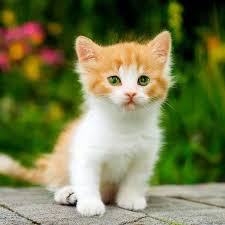
#> input picture zadanie_day1/images.jpeg, 225 x 225 px, found by its file name
$ jupyter execute practika_day1.ipynb
#> lines starting #> are read from the running program, lines starting #| are printed output that depends on the picture; after the words box and inside, x2 and y2 are one past the last pixel; in counts of white or black regions, pixels touching at a corner belong together
[cell 1]
import numpy as np
import cv2

[cell 2]
img = '/Users/roman/VScode/images.jpeg'
img = cv2.imread(img)
#> img is the input picture: shape (225, 225, 3); mean B, G, R 78.7, 122.9, 117.6
img = np.array(img)
print(img.shape)
#| (225, 225, 3)
print(img.dtype)
#| uint8
print(img.size)
#| 151875
print(img.ndim)
#| 3

[cell 3]
import matplotlib.pyplot as plt

blue_chanel = img[:,:,0]
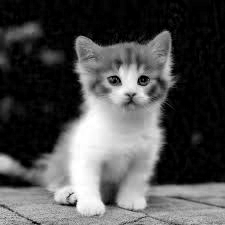
#> blue_chanel: shape (225, 225); min 0, max 255, mean 78.7
blue_img = np.zeros_like(img)
blue_img[:,:,0] = blue_chanel
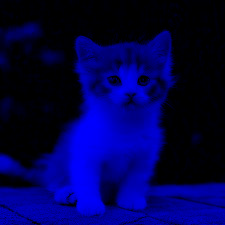
#> blue_img: shape (225, 225, 3); mean of channels 0, 1, 2 78.7, 0, 0; drawn as B, G, R
blue_img_rgb = cv2.cvtColor(blue_img, cv2.COLOR_BGR2RGB)
plt.imshow(blue_img_rgb)
plt.title('Blue Image')
plt.axis('off')
plt.show()

[cell 4]
from scipy.ndimage import gaussian_filter

img_with_gaussian_noise = gaussian_filter(img.astype(float), sigma=2)
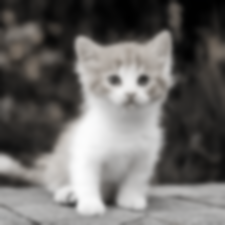
#> img_with_gaussian_noise: shape (225, 225, 3) float64; mean B, G, R 104.2, 106.4, 108.6
img_with_gaussian_noise = np.clip(img_with_gaussian_noise, 0, 255).astype(np.uint8)

height, width = img_with_gaussian_noise.shape[:2]
#> height = 225; width = 225
img_resized = cv2.resize(img_with_gaussian_noise, (width//2, height//2))

h, w = img_resized.shape[:2]
#> h = 112; w = 112
crop_x, crop_y = w // 5, h // 5
#> crop_x = 22; crop_y = 22
crop_w, crop_h = w * 3 // 5, h * 3 // 5
#> crop_w = 67; crop_h = 67
img_cropped = img_resized[crop_y:crop_y+crop_h, crop_x:crop_x+crop_w]

img_rgb = cv2.cvtColor(img_cropped, cv2.COLOR_BGR2RGB)

img_gray = cv2.cvtColor(img_cropped, cv2.COLOR_BGR2GRAY)
_, thresh_binary = cv2.threshold(img_gray, 127, 255, cv2.THRESH_BINARY)
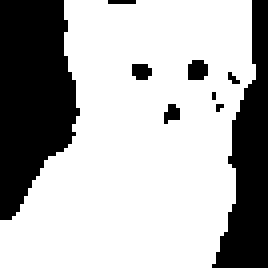
#> thresh_binary: shape (67, 67) (shown 4 times larger); 69.4% white; 9 black regions (6 under 20 px), largest, box (x1, y1, x2, y2) and area: (0, 0, 20, 55) 802, (53, 0, 67, 67) 502, (47, 15, 52, 20) 22

kernel = cv2.getStructuringElement(cv2.MORPH_ELLIPSE, (5, 5))
morph = cv2.morphologyEx(thresh_binary, cv2.MORPH_OPEN, kernel)
#> morph: shape (67, 67); 69.1% white; 7 black regions (4 under 20 px), largest, box (x1, y1, x2, y2) and area: (0, 0, 20, 55) 804, (53, 0, 67, 67) 522, (47, 15, 52, 20) 22
morph = cv2.morphologyEx(morph, cv2.MORPH_CLOSE, kernel)
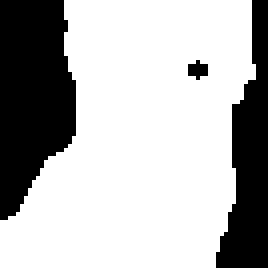
#> morph: shape (67, 67) (shown 4 times larger); 70.5% white; 3 black regions (1 under 20 px)

contours, _ = cv2.findContours(morph, cv2.RETR_EXTERNAL, cv2.CHAIN_APPROX_SIMPLE)
#> contours = 1 contour; box (x1, y1, x2, y2) and area: (0, 0, 64, 67) 3062

[cell 5]
#сгенерированно
if contours:
    largest_contour = max(contours, key=cv2.contourArea)
#> largest_contour = contour of 56 points, box (x1, y1, x2, y2) (0, 0, 64, 67), area 3062
    area = cv2.contourArea(largest_contour)
#> area = 3061.5
    M = cv2.moments(largest_contour)
#> M = moments, m00 3061.5, centre m10/m00, m01/m00 = (34.79, 34.36)

    if M['m00'] > 0:
        center_x = int(M['m10'] / M['m00'])
#> center_x = 34
        center_y = int(M['m01'] / M['m00'])
#> center_y = 34
    else:
        center_x, center_y = 0, 0

    print(f"Площадь объекта: {area:.2f} пикселей")
#| Площадь объекта: 3061.50 пикселей
    print(f"Центр объекта: ({center_x}, {center_y})")
#| Центр объекта: (34, 34)

    fig, axes = plt.subplots(2, 3, figsize=(15, 10))

    axes[0, 0].imshow(img_rgb)
    axes[0, 0].set_title('Исходное изображение (RGB)')
    axes[0, 0].axis('off')

    axes[0, 1].imshow(img_with_gaussian_noise)
    axes[0, 1].set_title('С гаусовским шумом')
    axes[0, 1].axis('off')

    axes[0, 2].imshow(img_gray, cmap='gray')
    axes[0, 2].set_title('Серое изображение')
    axes[0, 2].axis('off')

    axes[1, 0].imshow(thresh_binary, cmap='gray')
    axes[1, 0].set_title('Пороговая обработка')
    axes[1, 0].axis('off')

    axes[1, 1].imshow(morph, cmap='gray')
    axes[1, 1].set_title('После морфологических операций')
    axes[1, 1].axis('off')

    result = img_rgb.copy()
    cv2.drawContours(result, [largest_contour], 0, (0, 255, 0), 2)
#> result: shape (67, 67, 3); mean R, G, B 128.9, 163.9, 124.6
    cv2.circle(result, (center_x, center_y), 5, (255, 0, 0), -1)
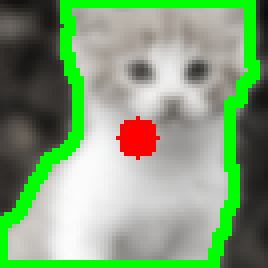
#> result: shape (67, 67, 3) (shown 4 times larger); mean R, G, B 130.1, 160.5, 121.2
    axes[1, 2].imshow(result)
    axes[1, 2].set_title(f'Объект (площадь: {area:.0f}, центр: ({center_x}, {center_y}))')
    axes[1, 2].axis('off')

    plt.tight_layout()
    plt.show()
#> figure, not shown here; B, G, R data is drawn as R, G, B
else:
    print("Контуры не найдены")

[cell 6]
img_1 = cv2.imread('/Users/roman/VScode/images_1.jpeg')
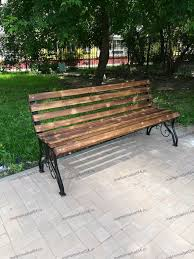
#> input picture zadanie_day1/images_1.jpeg, 194 x 259 px, found by its file name
#> img_1 is the input picture: shape (259, 194, 3); mean B, G, R 110.8, 127.5, 125.5
img_1 = np.array(img_1)
print(img_1.shape)
#| (259, 194, 3)
print(img_1.dtype)
#| uint8
print(img_1.size)
#| 150738
print(img_1.ndim)
#| 3

img_1_rgb = cv2.cvtColor(img_1, cv2.COLOR_BGR2RGB)
plt.imshow(img_1_rgb)
plt.title('Исходное изображение')
plt.axis('off')
plt.show()

[cell 7]
img_1_cleaned = cv2.medianBlur(img_1, 5)

h1, w1 = img_1_cleaned.shape[:2]
#> h1 = 259; w1 = 194
img_1_resized = cv2.resize(img_1_cleaned, (w1, h1))

h, w = img_1_resized.shape[:2]
#> h = 259; w = 194
crop_x, crop_y = w // 5, h // 5
#> crop_x = 38; crop_y = 51
crop_w, crop_h = w * 3 // 5, h * 3 // 5
#> crop_w = 116
img_1_cropped = img_1_resized[crop_y:crop_y+crop_h, crop_x:crop_x+crop_w]

img_1_rgb = cv2.cvtColor(img_1_cropped, cv2.COLOR_BGR2RGB)
#> img_1_rgb: shape (155, 116, 3)

img_1_gray = cv2.cvtColor(img_1_cropped, cv2.COLOR_BGR2GRAY)
img_1_eq = cv2.equalizeHist(img_1_gray)
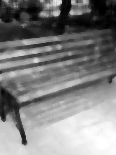
#> img_1_eq: shape (155, 116); min 0, max 255, mean 128.1

_, thresh_1 = cv2.threshold(img_1_eq, 0, 255, cv2.THRESH_BINARY_INV + cv2.THRESH_OTSU)
#> thresh_1: shape (155, 116); 50.4% white; 27 black regions (13 under 20 px), largest, box (x1, y1, x2, y2) and area: (0, 77, 116, 155) 6285, (18, 70, 111, 102) 878, (0, 60, 74, 81) 512

kernel = cv2.getStructuringElement(cv2.MORPH_ELLIPSE, (3, 3))

step_erode_1 = cv2.erode(thresh_1, kernel, iterations=1)
#> step_erode_1: shape (155, 116); 43.5% white; 3 white regions (2 under 20 px), largest, box (x1, y1, x2, y2) and area: (0, 0, 116, 144) 7817
step_dilate_after_erode = cv2.dilate(step_erode_1, kernel, iterations=1)
#> step_dilate_after_erode: shape (155, 116); 50.1% white; 24 black regions (12 under 20 px), largest, box (x1, y1, x2, y2) and area: (0, 77, 116, 155) 6287, (18, 70, 111, 102) 896, (0, 60, 74, 81) 522

step_dilate_1 = cv2.dilate(thresh_1, kernel, iterations=1)
#> step_dilate_1: shape (155, 116); 56.8% white; 27 black regions (18 under 20 px), largest, box (x1, y1, x2, y2) and area: (0, 78, 116, 155) 6099, (19, 73, 104, 101) 631, (0, 61, 73, 80) 342
step_erode_after_dilate = cv2.erode(step_dilate_1, kernel, iterations=1)
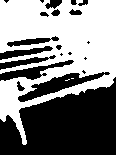
#> step_erode_after_dilate: shape (155, 116); 50.8% white; 21 black regions (7 under 20 px)

opened = step_dilate_after_erode
closed = step_erode_after_dilate

contours, _ = cv2.findContours(opened, cv2.RETR_EXTERNAL, cv2.CHAIN_APPROX_SIMPLE)
#> contours = 2 contours, 1 with area under 20; largest, box (x1, y1, x2, y2) and area: (0, 0, 116, 145) 9886

largest_contour = None
area = 0
center_x, center_y = 0, 0

if contours:
    for contour in contours:
        contour_area = cv2.contourArea(contour)
        if contour_area > 500:
            if contour_area > area:
                largest_contour = contour
                area = contour_area
#> this loop made 2 passes
#> (contour_area, area) on pass 2: (9885.5, 9885.5)
#> after the loop, area = 9885.5; largest_contour = contour of 335 points, box (x1, y1, x2, y2) (0, 0, 116, 145), area 9886

    if largest_contour is not None:
        M = cv2.moments(largest_contour)
#> M = moments, m00 9885.5, centre m10/m00, m01/m00 = (56.66, 50.36)
        if M['m00'] > 0:
            center_x = int(M['m10'] / M['m00'])
#> center_x = 56
            center_y = int(M['m01'] / M['m00'])
#> center_y = 50

[cell 8]
fig, axes = plt.subplots(3, 3, figsize=(15, 12))

axes[0, 0].imshow(img_1_rgb)
axes[0, 0].set_title('Исходное изображение')
axes[0, 0].axis('off')

axes[0, 1].imshow(img_1_eq, cmap='gray')
axes[0, 1].set_title('Выравнивание контраста')
axes[0, 1].axis('off')

axes[0, 2].imshow(thresh_1, cmap='gray')
axes[0, 2].set_title('Пороговая обработка')
axes[0, 2].axis('off')

axes[1, 0].imshow(step_erode_1, cmap='gray')
axes[1, 0].set_title('Этап 1: Erosion')
axes[1, 0].axis('off')

axes[1, 1].imshow(step_dilate_after_erode, cmap='gray')
axes[1, 1].set_title('Этап 2: Dilation (Opening)')
axes[1, 1].axis('off')

axes[1, 2].imshow(opened, cmap='gray')
axes[1, 2].set_title('Результат: Opening')
axes[1, 2].axis('off')

axes[2, 0].imshow(step_dilate_1, cmap='gray')
axes[2, 0].set_title('Этап 1: Dilation')
axes[2, 0].axis('off')

axes[2, 1].imshow(step_erode_after_dilate, cmap='gray')
axes[2, 1].set_title('Этап 2: Erosion (Closing)')
axes[2, 1].axis('off')

result = img_1_rgb.copy()
if largest_contour is not None:
    cv2.drawContours(result, [largest_contour], 0, (0, 255, 0), 3)
#> result: shape (155, 116, 3)
    cv2.circle(result, (center_x, center_y), 10, (255, 0, 0), -1)
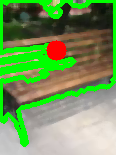
#> result: shape (155, 116, 3); mean R, G, B 114.4, 151.5, 89.4

axes[2, 2].imshow(result)
axes[2, 2].set_title(f'Объект (площадь: {area:.0f}, центр: ({center_x}, {center_y}))')
axes[2, 2].axis('off')

plt.tight_layout()
plt.show()

print(f"Площадь объекта: {area:.2f} пикселей")
#| Площадь объекта: 9885.50 пикселей
print(f"Центр объекта: ({center_x}, {center_y})")
#| Центр объекта: (56, 50)
